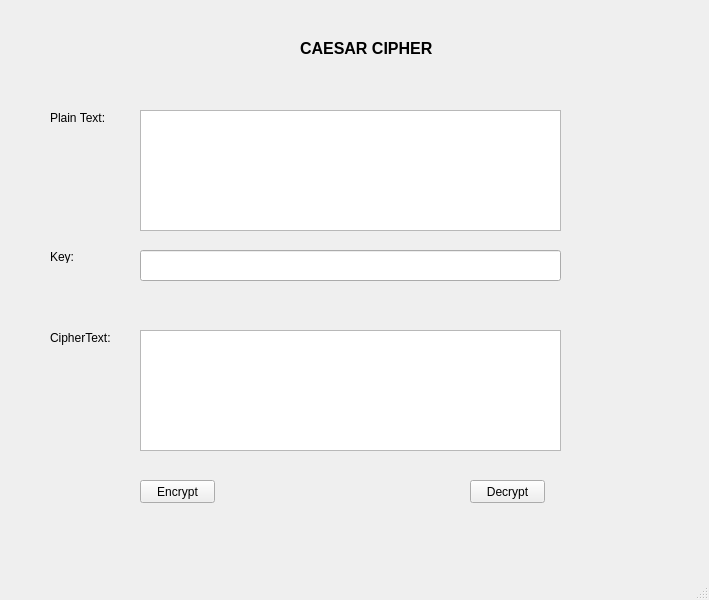
<?xml version="1.0" encoding="UTF-8"?>
<ui version="4.0">
 <class>MainWindow</class>
 <widget class="QMainWindow" name="MainWindow">
  <property name="geometry">
   <rect>
    <x>0</x>
    <y>0</y>
    <width>709</width>
    <height>600</height>
   </rect>
  </property>
  <property name="windowTitle">
   <string>MainWindow</string>
  </property>
  <widget class="QWidget" name="centralwidget">
   <widget class="QLabel" name="label">
    <property name="geometry">
     <rect>
      <x>300</x>
      <y>40</y>
      <width>141</width>
      <height>16</height>
     </rect>
    </property>
    <property name="font">
     <font>
      <pointsize>12</pointsize>
      <weight>75</weight>
      <bold>true</bold>
     </font>
    </property>
    <property name="text">
     <string>CAESAR CIPHER</string>
    </property>
   </widget>
   <widget class="QLabel" name="label_2">
    <property name="geometry">
     <rect>
      <x>50</x>
      <y>110</y>
      <width>61</width>
      <height>16</height>
     </rect>
    </property>
    <property name="text">
     <string>Plain Text:</string>
    </property>
   </widget>
   <widget class="QLabel" name="label_3">
    <property name="geometry">
     <rect>
      <x>50</x>
      <y>250</y>
      <width>47</width>
      <height>13</height>
     </rect>
    </property>
    <property name="text">
     <string>Key:</string>
    </property>
   </widget>
   <widget class="QLabel" name="label_4">
    <property name="geometry">
     <rect>
      <x>50</x>
      <y>330</y>
      <width>61</width>
      <height>16</height>
     </rect>
    </property>
    <property name="text">
     <string>CipherText: </string>
    </property>
   </widget>
   <widget class="QPushButton" name="btn_encrypt">
    <property name="geometry">
     <rect>
      <x>140</x>
      <y>480</y>
      <width>75</width>
      <height>23</height>
     </rect>
    </property>
    <property name="text">
     <string>Encrypt</string>
    </property>
   </widget>
   <widget class="QPushButton" name="btn_decrypt">
    <property name="geometry">
     <rect>
      <x>470</x>
      <y>480</y>
      <width>75</width>
      <height>23</height>
     </rect>
    </property>
    <property name="text">
     <string>Decrypt</string>
    </property>
   </widget>
   <widget class="QPlainTextEdit" name="txt_plain_text">
    <property name="geometry">
     <rect>
      <x>140</x>
      <y>110</y>
      <width>421</width>
      <height>121</height>
     </rect>
    </property>
   </widget>
   <widget class="QPlainTextEdit" name="txt_cipher_text">
    <property name="geometry">
     <rect>
      <x>140</x>
      <y>330</y>
      <width>421</width>
      <height>121</height>
     </rect>
    </property>
   </widget>
   <widget class="QLineEdit" name="txt_key">
    <property name="geometry">
     <rect>
      <x>140</x>
      <y>250</y>
      <width>421</width>
      <height>31</height>
     </rect>
    </property>
   </widget>
  </widget>
  <widget class="QMenuBar" name="menubar">
   <property name="geometry">
    <rect>
     <x>0</x>
     <y>0</y>
     <width>709</width>
     <height>21</height>
    </rect>
   </property>
  </widget>
  <widget class="QStatusBar" name="statusbar"/>
 </widget>
 <resources/>
 <connections/>
</ui>
